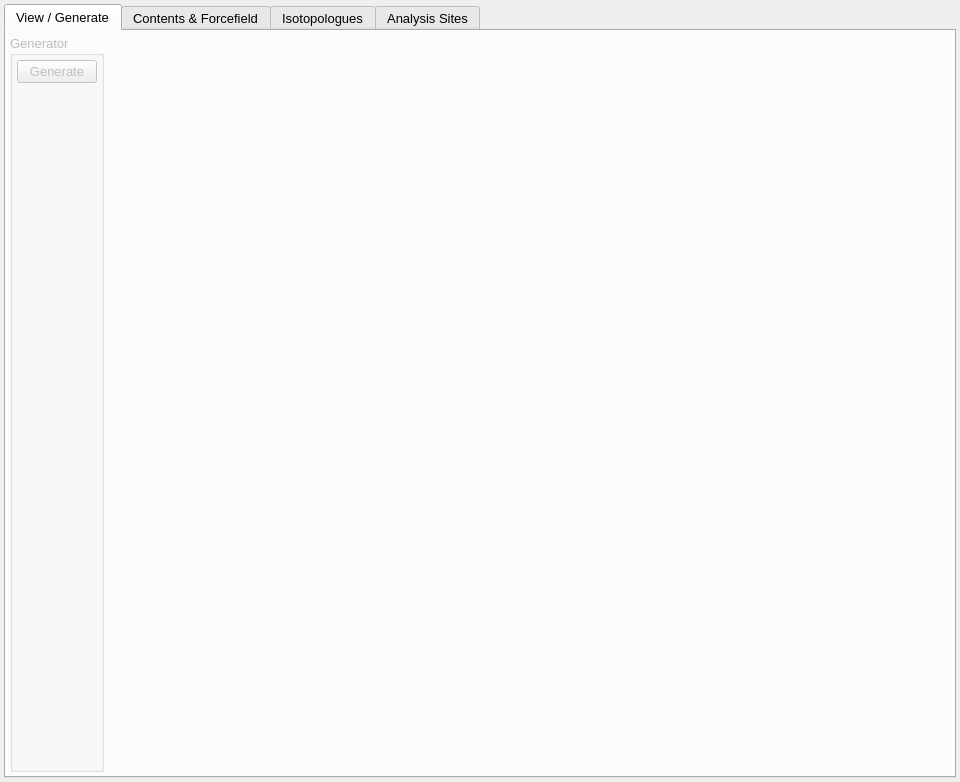
<?xml version="1.0" encoding="UTF-8"?>
<ui version="4.0">
 <class>SpeciesTab</class>
 <widget class="QWidget" name="SpeciesTab">
  <property name="geometry">
   <rect>
    <x>0</x>
    <y>0</y>
    <width>960</width>
    <height>782</height>
   </rect>
  </property>
  <property name="font">
   <font>
    <pointsize>10</pointsize>
   </font>
  </property>
  <property name="windowTitle">
   <string>Form</string>
  </property>
  <layout class="QVBoxLayout" name="verticalLayout_10">
   <property name="spacing">
    <number>4</number>
   </property>
   <property name="leftMargin">
    <number>4</number>
   </property>
   <property name="topMargin">
    <number>4</number>
   </property>
   <property name="rightMargin">
    <number>4</number>
   </property>
   <property name="bottomMargin">
    <number>4</number>
   </property>
   <item>
    <widget class="QTabWidget" name="Tabs">
     <property name="currentIndex">
      <number>0</number>
     </property>
     <widget class="QWidget" name="ViewGenerateTab">
      <attribute name="title">
       <string>View / Generate</string>
      </attribute>
      <layout class="QHBoxLayout" name="horizontalLayout">
       <property name="spacing">
        <number>4</number>
       </property>
       <property name="leftMargin">
        <number>4</number>
       </property>
       <property name="topMargin">
        <number>4</number>
       </property>
       <property name="rightMargin">
        <number>4</number>
       </property>
       <property name="bottomMargin">
        <number>4</number>
       </property>
       <item>
        <layout class="QVBoxLayout" name="verticalLayout_9">
         <property name="spacing">
          <number>4</number>
         </property>
         <item>
          <widget class="QGroupBox" name="GeneratorGroup">
           <property name="enabled">
            <bool>false</bool>
           </property>
           <property name="sizePolicy">
            <sizepolicy hsizetype="Preferred" vsizetype="Expanding">
             <horstretch>0</horstretch>
             <verstretch>0</verstretch>
            </sizepolicy>
           </property>
           <property name="title">
            <string>Generator</string>
           </property>
           <layout class="QVBoxLayout" name="verticalLayout_4">
            <property name="spacing">
             <number>4</number>
            </property>
            <property name="leftMargin">
             <number>4</number>
            </property>
            <property name="topMargin">
             <number>4</number>
            </property>
            <property name="rightMargin">
             <number>4</number>
            </property>
            <property name="bottomMargin">
             <number>4</number>
            </property>
            <item>
             <widget class="QPushButton" name="GeneratorGenerateButton">
              <property name="text">
               <string>Generate</string>
              </property>
             </widget>
            </item>
            <item>
             <spacer name="verticalSpacer_2">
              <property name="orientation">
               <enum>Qt::Vertical</enum>
              </property>
              <property name="sizeHint" stdset="0">
               <size>
                <width>20</width>
                <height>40</height>
               </size>
              </property>
             </spacer>
            </item>
           </layout>
          </widget>
         </item>
        </layout>
       </item>
       <item>
        <widget class="SpeciesWidget" name="ViewerWidget" native="true">
         <property name="sizePolicy">
          <sizepolicy hsizetype="Expanding" vsizetype="Expanding">
           <horstretch>0</horstretch>
           <verstretch>2</verstretch>
          </sizepolicy>
         </property>
        </widget>
       </item>
      </layout>
     </widget>
     <widget class="QWidget" name="ContentsTab">
      <attribute name="title">
       <string>Contents &amp;&amp; Forcefield</string>
      </attribute>
      <layout class="QVBoxLayout" name="verticalLayout_8">
       <property name="spacing">
        <number>4</number>
       </property>
       <property name="leftMargin">
        <number>4</number>
       </property>
       <property name="topMargin">
        <number>4</number>
       </property>
       <property name="rightMargin">
        <number>4</number>
       </property>
       <property name="bottomMargin">
        <number>4</number>
       </property>
       <item>
        <layout class="QHBoxLayout" name="horizontalLayout_2">
         <item>
          <layout class="QVBoxLayout" name="verticalLayout_5">
           <property name="spacing">
            <number>4</number>
           </property>
           <item>
            <layout class="QHBoxLayout" name="horizontalLayout_8">
             <property name="spacing">
              <number>4</number>
             </property>
             <item>
              <widget class="QLabel" name="AtomsLabel">
               <property name="sizePolicy">
                <sizepolicy hsizetype="Preferred" vsizetype="Minimum">
                 <horstretch>0</horstretch>
                 <verstretch>0</verstretch>
                </sizepolicy>
               </property>
               <property name="minimumSize">
                <size>
                 <width>0</width>
                 <height>28</height>
                </size>
               </property>
               <property name="font">
                <font>
                 <weight>75</weight>
                 <bold>true</bold>
                </font>
               </property>
               <property name="text">
                <string>Atoms</string>
               </property>
              </widget>
             </item>
             <item>
              <spacer name="horizontalSpacer_6">
               <property name="orientation">
                <enum>Qt::Horizontal</enum>
               </property>
               <property name="sizeHint" stdset="0">
                <size>
                 <width>40</width>
                 <height>20</height>
                </size>
               </property>
              </spacer>
             </item>
            </layout>
           </item>
           <item>
            <widget class="QTableView" name="AtomTable">
             <property name="sizePolicy">
              <sizepolicy hsizetype="Expanding" vsizetype="Expanding">
               <horstretch>0</horstretch>
               <verstretch>1</verstretch>
              </sizepolicy>
             </property>
             <property name="editTriggers">
              <set>QAbstractItemView::AllEditTriggers</set>
             </property>
             <property name="showDropIndicator" stdset="0">
              <bool>false</bool>
             </property>
             <property name="dragDropOverwriteMode">
              <bool>false</bool>
             </property>
             <property name="selectionBehavior">
              <enum>QAbstractItemView::SelectRows</enum>
             </property>
             <property name="showGrid">
              <bool>true</bool>
             </property>
             <attribute name="horizontalHeaderVisible">
              <bool>false</bool>
             </attribute>
             <attribute name="horizontalHeaderStretchLastSection">
              <bool>false</bool>
             </attribute>
             <attribute name="verticalHeaderVisible">
              <bool>false</bool>
             </attribute>
             <attribute name="verticalHeaderStretchLastSection">
              <bool>false</bool>
             </attribute>
             <column>
              <property name="text">
               <string>E</string>
              </property>
             </column>
             <column>
              <property name="text">
               <string>AtomType</string>
              </property>
             </column>
             <column>
              <property name="text">
               <string>X</string>
              </property>
             </column>
             <column>
              <property name="text">
               <string>Y</string>
              </property>
             </column>
             <column>
              <property name="text">
               <string>Z</string>
              </property>
             </column>
             <column>
              <property name="text">
               <string>Charge</string>
              </property>
             </column>
            </widget>
           </item>
          </layout>
         </item>
         <item>
          <layout class="QVBoxLayout" name="verticalLayout">
           <property name="spacing">
            <number>4</number>
           </property>
           <item>
            <layout class="QHBoxLayout" name="horizontalLayout_5">
             <property name="spacing">
              <number>4</number>
             </property>
             <item>
              <widget class="QLabel" name="BondLabel">
               <property name="sizePolicy">
                <sizepolicy hsizetype="Preferred" vsizetype="Minimum">
                 <horstretch>0</horstretch>
                 <verstretch>0</verstretch>
                </sizepolicy>
               </property>
               <property name="minimumSize">
                <size>
                 <width>0</width>
                 <height>28</height>
                </size>
               </property>
               <property name="font">
                <font>
                 <weight>75</weight>
                 <bold>true</bold>
                </font>
               </property>
               <property name="text">
                <string>Bonds</string>
               </property>
              </widget>
             </item>
             <item>
              <spacer name="horizontalSpacer_3">
               <property name="orientation">
                <enum>Qt::Horizontal</enum>
               </property>
               <property name="sizeHint" stdset="0">
                <size>
                 <width>40</width>
                 <height>20</height>
                </size>
               </property>
              </spacer>
             </item>
            </layout>
           </item>
           <item>
            <widget class="QTableWidget" name="BondTable">
             <property name="sizePolicy">
              <sizepolicy hsizetype="Expanding" vsizetype="Expanding">
               <horstretch>0</horstretch>
               <verstretch>1</verstretch>
              </sizepolicy>
             </property>
             <property name="editTriggers">
              <set>QAbstractItemView::AllEditTriggers</set>
             </property>
             <property name="showDropIndicator" stdset="0">
              <bool>false</bool>
             </property>
             <property name="dragDropOverwriteMode">
              <bool>false</bool>
             </property>
             <property name="selectionBehavior">
              <enum>QAbstractItemView::SelectRows</enum>
             </property>
             <property name="showGrid">
              <bool>true</bool>
             </property>
             <property name="columnCount">
              <number>7</number>
             </property>
             <attribute name="horizontalHeaderVisible">
              <bool>false</bool>
             </attribute>
             <attribute name="horizontalHeaderStretchLastSection">
              <bool>true</bool>
             </attribute>
             <attribute name="verticalHeaderVisible">
              <bool>false</bool>
             </attribute>
             <attribute name="verticalHeaderStretchLastSection">
              <bool>false</bool>
             </attribute>
             <column>
              <property name="text">
               <string>I</string>
              </property>
             </column>
             <column>
              <property name="text">
               <string>J</string>
              </property>
             </column>
             <column>
              <property name="text">
               <string>Form</string>
              </property>
             </column>
             <column>
              <property name="text">
               <string>Parameter 1</string>
              </property>
             </column>
             <column>
              <property name="text">
               <string>Parameter 2</string>
              </property>
             </column>
             <column>
              <property name="text">
               <string>Parameter 3</string>
              </property>
             </column>
             <column>
              <property name="text">
               <string>Parameter 4</string>
              </property>
             </column>
            </widget>
           </item>
          </layout>
         </item>
        </layout>
       </item>
       <item>
        <widget class="QGroupBox" name="ConnectivityIntraGroup">
         <property name="title">
          <string>Other Intramolecular Terms</string>
         </property>
         <layout class="QHBoxLayout" name="horizontalLayout_3">
          <property name="spacing">
           <number>4</number>
          </property>
          <property name="leftMargin">
           <number>4</number>
          </property>
          <property name="topMargin">
           <number>4</number>
          </property>
          <property name="rightMargin">
           <number>4</number>
          </property>
          <property name="bottomMargin">
           <number>4</number>
          </property>
          <item>
           <layout class="QVBoxLayout" name="verticalLayout_2">
            <property name="spacing">
             <number>4</number>
            </property>
            <item>
             <layout class="QHBoxLayout" name="horizontalLayout_6">
              <property name="spacing">
               <number>4</number>
              </property>
              <item>
               <widget class="QLabel" name="AngleLabel">
                <property name="sizePolicy">
                 <sizepolicy hsizetype="Preferred" vsizetype="Minimum">
                  <horstretch>0</horstretch>
                  <verstretch>0</verstretch>
                 </sizepolicy>
                </property>
                <property name="font">
                 <font>
                  <weight>75</weight>
                  <bold>true</bold>
                 </font>
                </property>
                <property name="text">
                 <string>Angles</string>
                </property>
               </widget>
              </item>
              <item>
               <spacer name="horizontalSpacer_4">
                <property name="orientation">
                 <enum>Qt::Horizontal</enum>
                </property>
                <property name="sizeHint" stdset="0">
                 <size>
                  <width>40</width>
                  <height>20</height>
                 </size>
                </property>
               </spacer>
              </item>
             </layout>
            </item>
            <item>
             <widget class="QTableWidget" name="AngleTable">
              <property name="editTriggers">
               <set>QAbstractItemView::AllEditTriggers</set>
              </property>
              <property name="showDropIndicator" stdset="0">
               <bool>false</bool>
              </property>
              <property name="dragDropOverwriteMode">
               <bool>false</bool>
              </property>
              <property name="selectionBehavior">
               <enum>QAbstractItemView::SelectRows</enum>
              </property>
              <property name="showGrid">
               <bool>true</bool>
              </property>
              <property name="columnCount">
               <number>8</number>
              </property>
              <attribute name="horizontalHeaderVisible">
               <bool>false</bool>
              </attribute>
              <attribute name="horizontalHeaderStretchLastSection">
               <bool>true</bool>
              </attribute>
              <attribute name="verticalHeaderVisible">
               <bool>false</bool>
              </attribute>
              <attribute name="verticalHeaderStretchLastSection">
               <bool>false</bool>
              </attribute>
              <column>
               <property name="text">
                <string>I</string>
               </property>
              </column>
              <column>
               <property name="text">
                <string>J</string>
               </property>
              </column>
              <column>
               <property name="text">
                <string>K</string>
               </property>
              </column>
              <column>
               <property name="text">
                <string>Form</string>
               </property>
              </column>
              <column>
               <property name="text">
                <string>Parameter 1</string>
               </property>
              </column>
              <column>
               <property name="text">
                <string>Parameter 2</string>
               </property>
              </column>
              <column>
               <property name="text">
                <string>Parameter 3</string>
               </property>
              </column>
              <column>
               <property name="text">
                <string>Parameter 4</string>
               </property>
              </column>
             </widget>
            </item>
           </layout>
          </item>
          <item>
           <layout class="QVBoxLayout" name="verticalLayout_3">
            <property name="spacing">
             <number>4</number>
            </property>
            <item>
             <layout class="QHBoxLayout" name="horizontalLayout_7">
              <property name="spacing">
               <number>4</number>
              </property>
              <item>
               <widget class="QLabel" name="TorsionLabel">
                <property name="sizePolicy">
                 <sizepolicy hsizetype="Preferred" vsizetype="Minimum">
                  <horstretch>0</horstretch>
                  <verstretch>0</verstretch>
                 </sizepolicy>
                </property>
                <property name="font">
                 <font>
                  <weight>75</weight>
                  <bold>true</bold>
                 </font>
                </property>
                <property name="text">
                 <string>Torsions</string>
                </property>
               </widget>
              </item>
              <item>
               <spacer name="horizontalSpacer_5">
                <property name="orientation">
                 <enum>Qt::Horizontal</enum>
                </property>
                <property name="sizeHint" stdset="0">
                 <size>
                  <width>40</width>
                  <height>20</height>
                 </size>
                </property>
               </spacer>
              </item>
             </layout>
            </item>
            <item>
             <widget class="QTableWidget" name="TorsionTable">
              <property name="editTriggers">
               <set>QAbstractItemView::AllEditTriggers</set>
              </property>
              <property name="showDropIndicator" stdset="0">
               <bool>false</bool>
              </property>
              <property name="dragDropOverwriteMode">
               <bool>false</bool>
              </property>
              <property name="selectionBehavior">
               <enum>QAbstractItemView::SelectRows</enum>
              </property>
              <property name="showGrid">
               <bool>true</bool>
              </property>
              <property name="columnCount">
               <number>9</number>
              </property>
              <attribute name="horizontalHeaderVisible">
               <bool>false</bool>
              </attribute>
              <attribute name="horizontalHeaderStretchLastSection">
               <bool>true</bool>
              </attribute>
              <attribute name="verticalHeaderVisible">
               <bool>false</bool>
              </attribute>
              <attribute name="verticalHeaderStretchLastSection">
               <bool>false</bool>
              </attribute>
              <column>
               <property name="text">
                <string>I</string>
               </property>
              </column>
              <column>
               <property name="text">
                <string>J</string>
               </property>
              </column>
              <column>
               <property name="text">
                <string>K</string>
               </property>
              </column>
              <column>
               <property name="text">
                <string>L</string>
               </property>
              </column>
              <column>
               <property name="text">
                <string>Form</string>
               </property>
              </column>
              <column>
               <property name="text">
                <string>Parameter 1</string>
               </property>
              </column>
              <column>
               <property name="text">
                <string>Parameter 2</string>
               </property>
              </column>
              <column>
               <property name="text">
                <string>Parameter 3</string>
               </property>
              </column>
              <column>
               <property name="text">
                <string>Parameter 4</string>
               </property>
              </column>
             </widget>
            </item>
           </layout>
          </item>
          <item>
           <layout class="QVBoxLayout" name="verticalLayout_11">
            <property name="spacing">
             <number>4</number>
            </property>
            <item>
             <layout class="QHBoxLayout" name="horizontalLayout_9">
              <property name="spacing">
               <number>4</number>
              </property>
              <item>
               <widget class="QLabel" name="ImproperLabel">
                <property name="sizePolicy">
                 <sizepolicy hsizetype="Preferred" vsizetype="Minimum">
                  <horstretch>0</horstretch>
                  <verstretch>0</verstretch>
                 </sizepolicy>
                </property>
                <property name="font">
                 <font>
                  <weight>75</weight>
                  <bold>true</bold>
                 </font>
                </property>
                <property name="text">
                 <string>Impropers</string>
                </property>
               </widget>
              </item>
              <item>
               <spacer name="horizontalSpacer_7">
                <property name="orientation">
                 <enum>Qt::Horizontal</enum>
                </property>
                <property name="sizeHint" stdset="0">
                 <size>
                  <width>40</width>
                  <height>20</height>
                 </size>
                </property>
               </spacer>
              </item>
             </layout>
            </item>
            <item>
             <widget class="QTableWidget" name="ImproperTable">
              <property name="editTriggers">
               <set>QAbstractItemView::AllEditTriggers</set>
              </property>
              <property name="showDropIndicator" stdset="0">
               <bool>false</bool>
              </property>
              <property name="dragDropOverwriteMode">
               <bool>false</bool>
              </property>
              <property name="selectionBehavior">
               <enum>QAbstractItemView::SelectRows</enum>
              </property>
              <property name="showGrid">
               <bool>true</bool>
              </property>
              <property name="columnCount">
               <number>9</number>
              </property>
              <attribute name="horizontalHeaderVisible">
               <bool>false</bool>
              </attribute>
              <attribute name="horizontalHeaderStretchLastSection">
               <bool>true</bool>
              </attribute>
              <attribute name="verticalHeaderVisible">
               <bool>false</bool>
              </attribute>
              <attribute name="verticalHeaderStretchLastSection">
               <bool>false</bool>
              </attribute>
              <column>
               <property name="text">
                <string>I</string>
               </property>
              </column>
              <column>
               <property name="text">
                <string>J</string>
               </property>
              </column>
              <column>
               <property name="text">
                <string>K</string>
               </property>
              </column>
              <column>
               <property name="text">
                <string>L</string>
               </property>
              </column>
              <column>
               <property name="text">
                <string>Form</string>
               </property>
              </column>
              <column>
               <property name="text">
                <string>Parameter 1</string>
               </property>
              </column>
              <column>
               <property name="text">
                <string>Parameter 2</string>
               </property>
              </column>
              <column>
               <property name="text">
                <string>Parameter 3</string>
               </property>
              </column>
              <column>
               <property name="text">
                <string>Parameter 4</string>
               </property>
              </column>
             </widget>
            </item>
           </layout>
          </item>
         </layout>
        </widget>
       </item>
      </layout>
     </widget>
     <widget class="QWidget" name="IsotopologuesTab">
      <attribute name="title">
       <string>Isotopologues</string>
      </attribute>
      <layout class="QVBoxLayout" name="verticalLayout_6">
       <property name="spacing">
        <number>4</number>
       </property>
       <property name="leftMargin">
        <number>4</number>
       </property>
       <property name="topMargin">
        <number>4</number>
       </property>
       <property name="rightMargin">
        <number>4</number>
       </property>
       <property name="bottomMargin">
        <number>4</number>
       </property>
       <item>
        <layout class="QHBoxLayout" name="horizontalLayout_4">
         <property name="spacing">
          <number>4</number>
         </property>
         <item>
          <widget class="QToolButton" name="IsotopologueGenerateButton">
           <property name="enabled">
            <bool>false</bool>
           </property>
           <property name="sizePolicy">
            <sizepolicy hsizetype="Minimum" vsizetype="Fixed">
             <horstretch>0</horstretch>
             <verstretch>0</verstretch>
            </sizepolicy>
           </property>
           <property name="focusPolicy">
            <enum>Qt::NoFocus</enum>
           </property>
           <property name="text">
            <string>Generate...</string>
           </property>
           <property name="icon">
            <iconset resource="main.qrc">
             <normaloff>:/general/icons/general_remove.svg</normaloff>:/general/icons/general_remove.svg</iconset>
           </property>
           <property name="iconSize">
            <size>
             <width>16</width>
             <height>16</height>
            </size>
           </property>
           <property name="autoExclusive">
            <bool>false</bool>
           </property>
           <property name="toolButtonStyle">
            <enum>Qt::ToolButtonTextBesideIcon</enum>
           </property>
          </widget>
         </item>
         <item>
          <spacer name="horizontalSpacer_2">
           <property name="orientation">
            <enum>Qt::Horizontal</enum>
           </property>
           <property name="sizeHint" stdset="0">
            <size>
             <width>40</width>
             <height>20</height>
            </size>
           </property>
          </spacer>
         </item>
         <item>
          <widget class="QToolButton" name="IsotopologueRemoveButton">
           <property name="enabled">
            <bool>false</bool>
           </property>
           <property name="sizePolicy">
            <sizepolicy hsizetype="Minimum" vsizetype="Fixed">
             <horstretch>0</horstretch>
             <verstretch>0</verstretch>
            </sizepolicy>
           </property>
           <property name="focusPolicy">
            <enum>Qt::NoFocus</enum>
           </property>
           <property name="text">
            <string>Remove</string>
           </property>
           <property name="icon">
            <iconset resource="main.qrc">
             <normaloff>:/general/icons/general_remove.svg</normaloff>:/general/icons/general_remove.svg</iconset>
           </property>
           <property name="iconSize">
            <size>
             <width>16</width>
             <height>16</height>
            </size>
           </property>
           <property name="autoExclusive">
            <bool>false</bool>
           </property>
           <property name="toolButtonStyle">
            <enum>Qt::ToolButtonTextBesideIcon</enum>
           </property>
          </widget>
         </item>
         <item>
          <widget class="QToolButton" name="IsotopologueAddButton">
           <property name="sizePolicy">
            <sizepolicy hsizetype="Minimum" vsizetype="Fixed">
             <horstretch>0</horstretch>
             <verstretch>0</verstretch>
            </sizepolicy>
           </property>
           <property name="focusPolicy">
            <enum>Qt::NoFocus</enum>
           </property>
           <property name="text">
            <string>Add</string>
           </property>
           <property name="icon">
            <iconset resource="main.qrc">
             <normaloff>:/general/icons/general_add.svg</normaloff>:/general/icons/general_add.svg</iconset>
           </property>
           <property name="iconSize">
            <size>
             <width>16</width>
             <height>16</height>
            </size>
           </property>
           <property name="toolButtonStyle">
            <enum>Qt::ToolButtonTextBesideIcon</enum>
           </property>
          </widget>
         </item>
        </layout>
       </item>
       <item>
        <widget class="QTreeWidget" name="IsotopologuesTree">
         <property name="editTriggers">
          <set>QAbstractItemView::AllEditTriggers</set>
         </property>
         <column>
          <property name="text">
           <string>Isotopologue</string>
          </property>
         </column>
         <column>
          <property name="text">
           <string>AtomType</string>
          </property>
         </column>
         <column>
          <property name="text">
           <string>Isotope</string>
          </property>
         </column>
        </widget>
       </item>
       <item>
        <layout class="QHBoxLayout" name="horizontalLayout_10">
         <property name="spacing">
          <number>4</number>
         </property>
         <item>
          <spacer name="horizontalSpacer">
           <property name="orientation">
            <enum>Qt::Horizontal</enum>
           </property>
           <property name="sizeHint" stdset="0">
            <size>
             <width>40</width>
             <height>20</height>
            </size>
           </property>
          </spacer>
         </item>
         <item>
          <widget class="QToolButton" name="IsotopologueExpandAllButton">
           <property name="enabled">
            <bool>true</bool>
           </property>
           <property name="sizePolicy">
            <sizepolicy hsizetype="Minimum" vsizetype="Fixed">
             <horstretch>0</horstretch>
             <verstretch>0</verstretch>
            </sizepolicy>
           </property>
           <property name="focusPolicy">
            <enum>Qt::NoFocus</enum>
           </property>
           <property name="text">
            <string>Expand All</string>
           </property>
           <property name="iconSize">
            <size>
             <width>16</width>
             <height>16</height>
            </size>
           </property>
           <property name="autoExclusive">
            <bool>false</bool>
           </property>
           <property name="toolButtonStyle">
            <enum>Qt::ToolButtonTextBesideIcon</enum>
           </property>
          </widget>
         </item>
         <item>
          <widget class="QToolButton" name="IsotopologueCollapseAllButton">
           <property name="enabled">
            <bool>true</bool>
           </property>
           <property name="sizePolicy">
            <sizepolicy hsizetype="Minimum" vsizetype="Fixed">
             <horstretch>0</horstretch>
             <verstretch>0</verstretch>
            </sizepolicy>
           </property>
           <property name="focusPolicy">
            <enum>Qt::NoFocus</enum>
           </property>
           <property name="text">
            <string>Collapse All</string>
           </property>
           <property name="iconSize">
            <size>
             <width>16</width>
             <height>16</height>
            </size>
           </property>
           <property name="autoExclusive">
            <bool>false</bool>
           </property>
           <property name="toolButtonStyle">
            <enum>Qt::ToolButtonTextBesideIcon</enum>
           </property>
          </widget>
         </item>
        </layout>
       </item>
      </layout>
     </widget>
     <widget class="QWidget" name="SitesTab">
      <attribute name="title">
       <string>Analysis Sites</string>
      </attribute>
      <layout class="QHBoxLayout" name="horizontalLayout_15">
       <property name="spacing">
        <number>4</number>
       </property>
       <property name="leftMargin">
        <number>4</number>
       </property>
       <property name="topMargin">
        <number>4</number>
       </property>
       <property name="rightMargin">
        <number>4</number>
       </property>
       <property name="bottomMargin">
        <number>4</number>
       </property>
       <item>
        <layout class="QVBoxLayout" name="verticalLayout_16">
         <item>
          <widget class="QGroupBox" name="DefinedSitesGroup">
           <property name="title">
            <string>Defined Sites</string>
           </property>
           <layout class="QHBoxLayout" name="horizontalLayout_14">
            <property name="spacing">
             <number>4</number>
            </property>
            <property name="leftMargin">
             <number>4</number>
            </property>
            <property name="topMargin">
             <number>4</number>
            </property>
            <property name="rightMargin">
             <number>4</number>
            </property>
            <property name="bottomMargin">
             <number>4</number>
            </property>
            <item>
             <layout class="QVBoxLayout" name="verticalLayout_7">
              <property name="spacing">
               <number>4</number>
              </property>
              <item>
               <layout class="QHBoxLayout" name="horizontalLayout_12">
                <property name="spacing">
                 <number>4</number>
                </property>
                <item>
                 <spacer name="horizontalSpacer_8">
                  <property name="orientation">
                   <enum>Qt::Horizontal</enum>
                  </property>
                  <property name="sizeHint" stdset="0">
                   <size>
                    <width>40</width>
                    <height>20</height>
                   </size>
                  </property>
                 </spacer>
                </item>
                <item>
                 <widget class="QToolButton" name="SiteRemoveButton">
                  <property name="enabled">
                   <bool>false</bool>
                  </property>
                  <property name="sizePolicy">
                   <sizepolicy hsizetype="Minimum" vsizetype="Fixed">
                    <horstretch>0</horstretch>
                    <verstretch>0</verstretch>
                   </sizepolicy>
                  </property>
                  <property name="text">
                   <string>Remove</string>
                  </property>
                  <property name="icon">
                   <iconset resource="main.qrc">
                    <normaloff>:/general/icons/general_remove.svg</normaloff>:/general/icons/general_remove.svg</iconset>
                  </property>
                  <property name="iconSize">
                   <size>
                    <width>16</width>
                    <height>16</height>
                   </size>
                  </property>
                  <property name="toolButtonStyle">
                   <enum>Qt::ToolButtonTextBesideIcon</enum>
                  </property>
                 </widget>
                </item>
                <item>
                 <widget class="QToolButton" name="SiteAddButton">
                  <property name="sizePolicy">
                   <sizepolicy hsizetype="Minimum" vsizetype="Fixed">
                    <horstretch>0</horstretch>
                    <verstretch>0</verstretch>
                   </sizepolicy>
                  </property>
                  <property name="text">
                   <string>Add</string>
                  </property>
                  <property name="icon">
                   <iconset resource="main.qrc">
                    <normaloff>:/general/icons/general_add.svg</normaloff>:/general/icons/general_add.svg</iconset>
                  </property>
                  <property name="iconSize">
                   <size>
                    <width>16</width>
                    <height>16</height>
                   </size>
                  </property>
                  <property name="toolButtonStyle">
                   <enum>Qt::ToolButtonTextBesideIcon</enum>
                  </property>
                 </widget>
                </item>
               </layout>
              </item>
              <item>
               <widget class="QListWidget" name="SiteList">
                <property name="sizePolicy">
                 <sizepolicy hsizetype="Minimum" vsizetype="Expanding">
                  <horstretch>0</horstretch>
                  <verstretch>0</verstretch>
                 </sizepolicy>
                </property>
                <property name="showDropIndicator" stdset="0">
                 <bool>false</bool>
                </property>
                <property name="dragDropOverwriteMode">
                 <bool>false</bool>
                </property>
                <property name="selectionBehavior">
                 <enum>QAbstractItemView::SelectRows</enum>
                </property>
               </widget>
              </item>
             </layout>
            </item>
            <item>
             <layout class="QVBoxLayout" name="verticalLayout_15">
              <item>
               <widget class="QGroupBox" name="SiteOriginGroup">
                <property name="title">
                 <string>Origin Atom(s)</string>
                </property>
                <layout class="QVBoxLayout" name="verticalLayout_12">
                 <item>
                  <widget class="QLineEdit" name="SiteOriginAtomsEdit">
                   <property name="enabled">
                    <bool>false</bool>
                   </property>
                  </widget>
                 </item>
                 <item>
                  <widget class="QCheckBox" name="SiteOriginMassWeightedCheck">
                   <property name="text">
                    <string>Weight by mass</string>
                   </property>
                  </widget>
                 </item>
                 <item>
                  <widget class="QLabel" name="SiteOriginAtomsLabel">
                   <property name="font">
                    <font>
                     <italic>true</italic>
                    </font>
                   </property>
                   <property name="text">
                    <string>Atom indices whose positions will be averaged in order to generate the site origin</string>
                   </property>
                   <property name="wordWrap">
                    <bool>true</bool>
                   </property>
                  </widget>
                 </item>
                </layout>
               </widget>
              </item>
              <item>
               <widget class="QGroupBox" name="SiteXAxisGroup">
                <property name="title">
                 <string>X-Axis Atom(s)</string>
                </property>
                <layout class="QVBoxLayout" name="verticalLayout_13">
                 <item>
                  <widget class="QLineEdit" name="SiteXAxisAtomsEdit">
                   <property name="enabled">
                    <bool>false</bool>
                   </property>
                  </widget>
                 </item>
                 <item>
                  <widget class="QLabel" name="SiteXAxisLabel">
                   <property name="font">
                    <font>
                     <italic>true</italic>
                    </font>
                   </property>
                   <property name="text">
                    <string>Atom indices whose positions will be averaged in order to generate a vector to define the X axis</string>
                   </property>
                   <property name="wordWrap">
                    <bool>true</bool>
                   </property>
                  </widget>
                 </item>
                </layout>
               </widget>
              </item>
              <item>
               <widget class="QGroupBox" name="SiteYAxisGroup">
                <property name="title">
                 <string>Y-Axis Atom(s)</string>
                </property>
                <layout class="QVBoxLayout" name="verticalLayout_14">
                 <item>
                  <widget class="QLineEdit" name="SiteYAxisAtomsEdit">
                   <property name="enabled">
                    <bool>false</bool>
                   </property>
                  </widget>
                 </item>
                 <item>
                  <widget class="QLabel" name="SiteYAxisLabel">
                   <property name="font">
                    <font>
                     <italic>true</italic>
                    </font>
                   </property>
                   <property name="text">
                    <string>Atom indices whose positions will be averaged in order to generate a vector to define the Y axis, which will be orthogonalised against X</string>
                   </property>
                   <property name="wordWrap">
                    <bool>true</bool>
                   </property>
                  </widget>
                 </item>
                </layout>
               </widget>
              </item>
             </layout>
            </item>
           </layout>
          </widget>
         </item>
         <item>
          <spacer name="verticalSpacer">
           <property name="orientation">
            <enum>Qt::Vertical</enum>
           </property>
           <property name="sizeHint" stdset="0">
            <size>
             <width>20</width>
             <height>40</height>
            </size>
           </property>
          </spacer>
         </item>
        </layout>
       </item>
       <item>
        <widget class="SiteWidget" name="SiteViewerWidget" native="true">
         <property name="sizePolicy">
          <sizepolicy hsizetype="Expanding" vsizetype="Expanding">
           <horstretch>2</horstretch>
           <verstretch>0</verstretch>
          </sizepolicy>
         </property>
        </widget>
       </item>
      </layout>
     </widget>
    </widget>
   </item>
  </layout>
 </widget>
 <customwidgets>
  <customwidget>
   <class>SpeciesWidget</class>
   <extends>QWidget</extends>
   <header>gui/specieswidget.h</header>
   <container>1</container>
  </customwidget>
  <customwidget>
   <class>SiteWidget</class>
   <extends>QWidget</extends>
   <header>gui/sitewidget.h</header>
   <container>1</container>
  </customwidget>
 </customwidgets>
 <resources>
  <include location="main.qrc"/>
 </resources>
 <connections/>
</ui>
